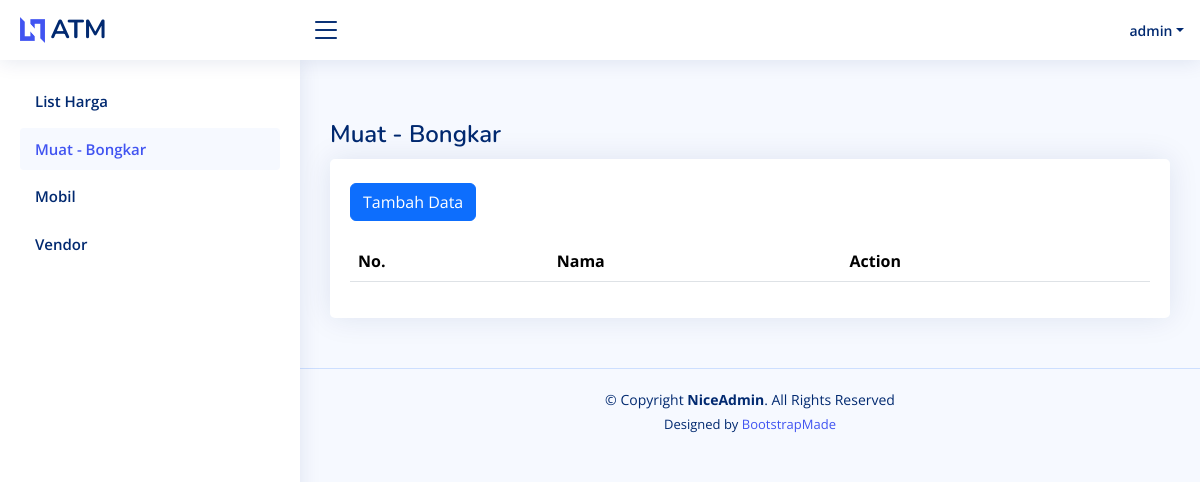
Before: /muat_bongkar.php (signed in) with the older database file.
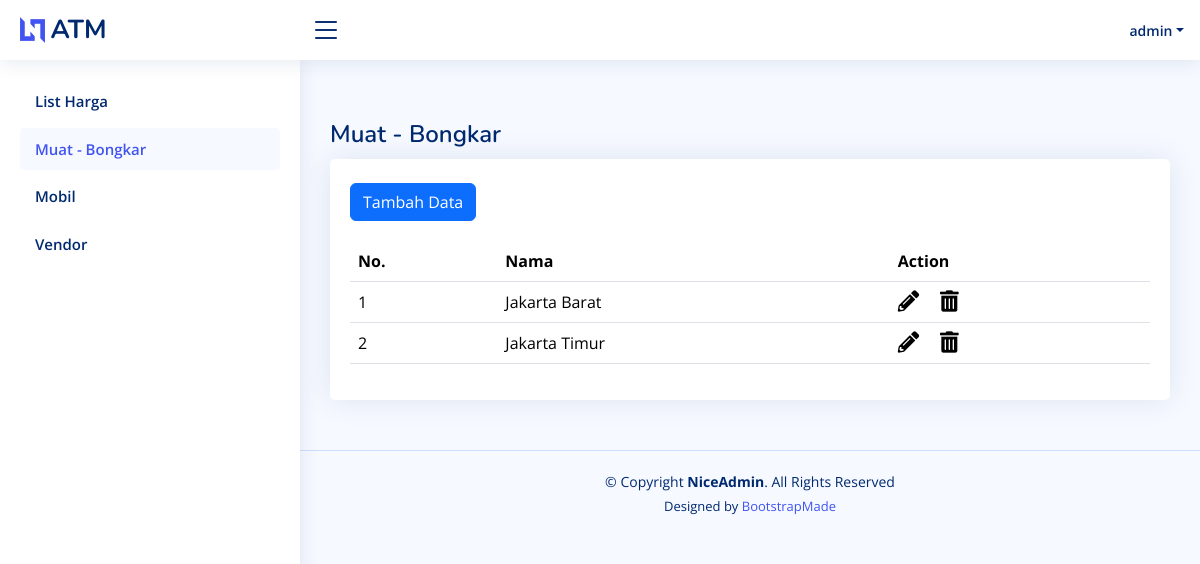
After: the same page with the newer database file.
### tables this page shows
CREATE TABLE `muat_bongkar` (
  `id` int(11) NOT NULL,
  `created_date` timestamp NOT NULL DEFAULT current_timestamp(),
  `modified_date` timestamp NOT NULL DEFAULT current_timestamp() ON UPDATE current_timestamp(),
  `secure_id` varchar(52) NOT NULL,
  `nama` varchar(100) NOT NULL
);

### layout/navlinks.php (called while the page is built, shortened)
<?php
$nav_links = [
    ['url' => 'index.php', 'text' => 'List Harga'],
    ['url' => 'muat_bongkar.php', 'text' => 'Muat - Bongkar'],
    ['url' => 'mobil.php', 'text' => 'Mobil'],
    ['url' => 'vendor.php', 'text' => 'Vendor'],
];
?>

### api/get_muat_bongkar.php (called while the page is built, shortened)
<?php
require 'config/db.php';
if ($_SERVER["REQUEST_METHOD"] == "GET") {
    try{
        $sql = 'SELECT * FROM muat_bongkar';
        $stmt = $db->query($sql);
        $kota = $stmt->fetchAll();
    } catch(PDOException $e){
        echo "Connection failed: " . $e->getMessage();
    }
}
?>

### muat_bongkar.php (the view, shortened to what this page needs)
<?php
require 'layout/header.php';
require 'layout/navbar.php';
require 'layout/sidebar.php';
require 'api/get_muat_bongkar.php';
?>
  <main id="main" class="main">
    <div class="pagetitle">
      <h1>Muat - Bongkar</h1>
    </div>
    <section class="section">
      <div class="row">
        <div class="col-lg-12">
          <div class="card">
            <div class="card-body" style="padding-top:3dvh;">
              <a href="upsert_muat_bongkar.php" class="btn btn-primary" style="margin-bottom:20px;">Tambah Data</a>
              <table class="table datatable" id="dataTable">
                <thead>
                  <tr>
                    <th>No.</th>
                    <th>Nama</th>
                    <?php if ($_SESSION['role'] != "MEMBER"):?>
                    <th>Action</th>
                    <?php endif;?>
                  </tr>
                </thead>
                <tbody>
                  <?php
                  foreach($kota as $i=>$v):
                    echo '<tr>';
                      echo '<td>'.sprintf("%d", $i+1).'</td>';
                      echo '<td>'.$v['nama'].'</td>';
                      if ($_SESSION['role'] != "MEMBER"):
                      echo '<td>';
                      echo '<a class="edit-btn" href="upsert_muat_bongkar.php?q='.$v['secure_id'].'"><i class="fas fa-lg fa-pencil-alt"></i></a>';
                      echo '<a class="delete-btn" data-secure-id="'.$v['secure_id'].'"><i class="fas fa-lg fa-trash-alt"></i></a>';
                      echo '</td>';
                      endif;
                    echo '</tr>';
                  endforeach;
                  ?>
                </tbody>
              </table>
            </div>
          </div>
        </div>
      </div>
    </section>
  </main>
  <?php
  require 'layout/footer.php';

### layout/sidebar.php
  <?php
      require 'navlinks.php';
      $current_page = basename($_SERVER['PHP_SELF']);
  ?>
<aside id="sidebar" class="sidebar">
  <ul class="sidebar-nav" id="sidebar-nav">
      <?php foreach ($nav_links as $link): ?>
          <li class="nav-item">
              <a class="nav-link <?php echo ($current_page != $link['url']) ? 'collapsed' : ''; ?>" href="<?php echo $link['url']; ?>" >
                  <span><?php echo $link['text']; ?></span>
              </a>
          </li>
      <?php endforeach; ?>
  </ul>
</aside>

Changed rows visible on the page:
added muat_bongkar: nama "Jakarta Barat"
added muat_bongkar: nama "Jakarta Timur"
